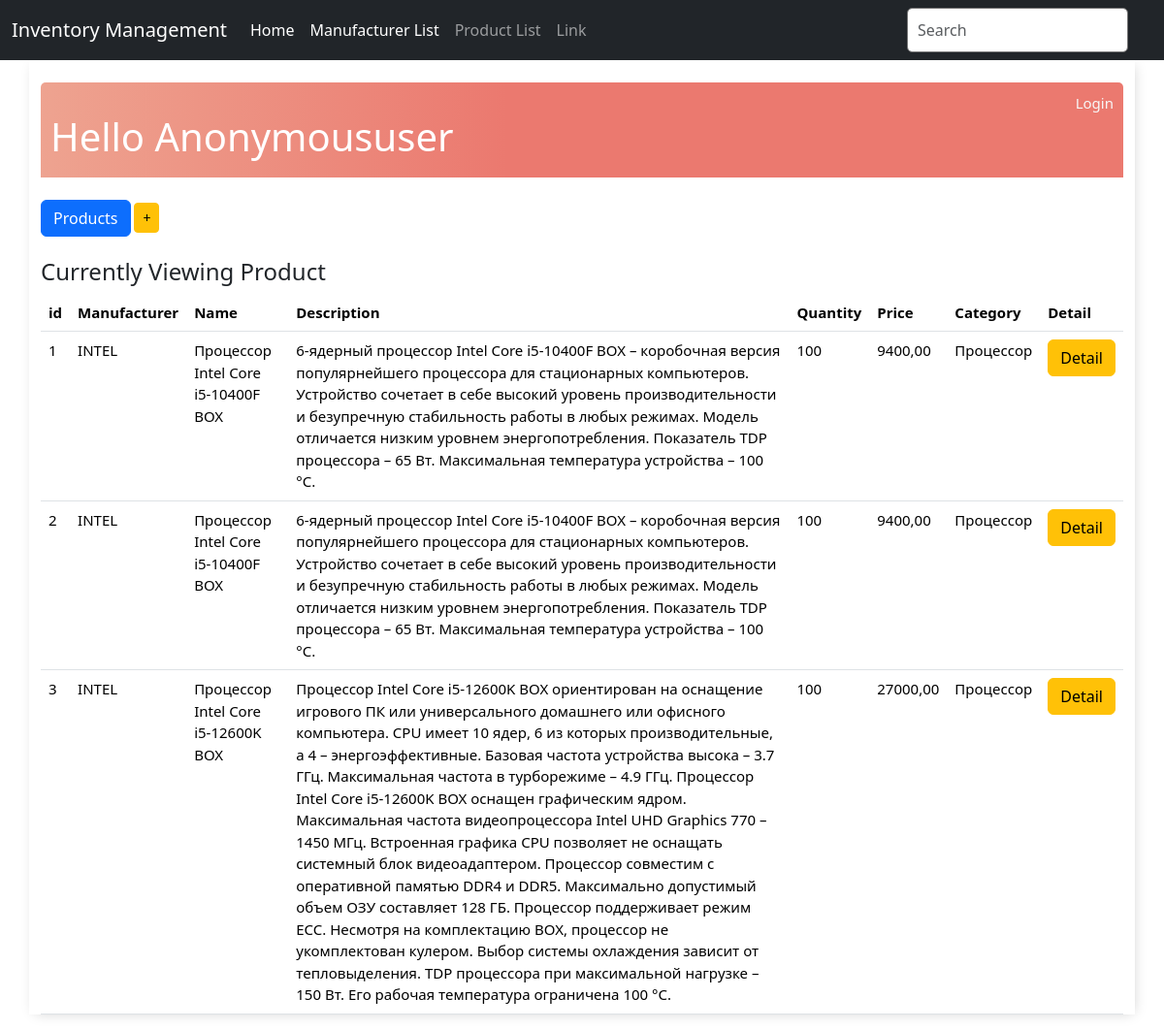
The app's page /display_products/ with its own data.
### catalog/models.py (models this page shows, shortened)
class Product(models.Model):
    CATEGORY_CHOICES = (
        ('Процессор', 'Процессор'),
        ('Материнская плата', 'Материнская плата'),
        ('Оперативная память', 'Оперативная память'),
        ('Видеокарта', 'Видеокарта'),
    )
    manufacturer = models.ForeignKey('Manufacturer', on_delete=models.CASCADE)
    name = models.CharField(max_length=255)
    description = models.TextField()
    quantity = models.PositiveIntegerField()
    price = models.DecimalField(max_digits=10, decimal_places=2)
    category = models.CharField(max_length=20, choices=CATEGORY_CHOICES)

class Manufacturer(models.Model):
    name = models.CharField(max_length=255)
    def __str__(self):
        return self.name

### catalog/views.py (the view)
# urls.py: path('display_products/', views.display_products, name='display_products'),
def display_products(request):
    items = Product.objects.all()
    context = {
        'items': items,
        'header': 'Product'
    }
    return render(request, 'product_list.html', context)

### catalog/templates/product_list.html (shortened to what this page needs)
{% extends 'base.html' %}
{% block content %}
<br>
<div class="header-bar">
    <div>
        <br>
        <h1>Hello {{ request.user|title }}</h1>
    </div>
    {% if request.user.is_authenticated %}
    <a href="{% url 'logout' %}">Logout</a>
    {% else %}
    <a href="{% url 'login' %}">Login</a>
    {% endif %}
</div>
<br>
<div class="button-group">
    <a href="{% url 'display_products' %}" class="btn btn-primary btn-end" role="button">Products</a>
    <a href="{% url 'add_product' %}" class="btn btn-warning btn-sm" role="button"> +</a>
</div>
<br>
<h4>Currently Viewing {{ header }}</h4>
<table class="table table-hover">
    <thead>
        <tr>
            <th>id</th>
            <th>Manufacturer</th>
            <th>Name</th>
            <th>Description</th>
            <th>Quantity</th>
            <th>Price</th>
            <th>Category</th>
            <th>Detail</th>
        </tr>
    </thead>
    <tbody>
        {% for item in items %}
        <tr>
            <td>{{ item.pk }}</td>
            <td>{{ item.manufacturer }}</td>
            <td>{{ item.name }}</td>
            <td>{{ item.description }}</td>
            <td>{{ item.quantity }}</td>
            <td>{{ item.price }}</td>
            <td>{{ item.category }}</td>
            <td><a href="#" class="btn btn-warning" role="button">Detail</a></td>
        </tr>
        {% endfor %}
    </tbody>
</table>
{% endblock content %}

### catalog/templates/base.html (shortened to what this page needs)
<!DOCTYPE html>
<html lang="ru">
<head>
    {% load static %}
    <link rel="stylesheet" href="{% static '/css/styles.css' %}">
    <link rel="stylesheet" href="{% static '/css/bootstrap.min.css' %}">
</head>
<body>
    <nav class="navbar navbar-expand navbar-dark bg-dark" aria-label="Second navbar example">
        <div class="container-fluid">
          <a class="navbar-brand" href="#">Inventory Management</a>
          <div class="collapse navbar-collapse" id="navbarsExample02">
            <ul class="navbar-nav me-auto">
              <li class="nav-item">
                <a class="nav-link active" aria-current="page" href="{% url 'index' %}">Home</a>
              </li>
              <li class="nav-item">
                <a class="nav-link active" aria-current="page" href="{% url 'manufacturer_list' %}">Manufacturer List</a>
              </li>
              <li class="nav-item">
                <a class="nav-link" href="{% url 'product_list' %}">Product List</a>
              </li>
              <li class="nav-item">
                <a class="nav-link" href="#">Link</a>
              </li>
            </ul>
            <form>
              <input class="form-control" type="text" placeholder="Search" aria-label="Search">
            </form>
          </div>
        </div>
      </nav>
      <div class="container">
        {% block content %}
        {% endblock content %}
      </div>
</body>
</html>

### catalog/static/css/styles.css (style rules this page uses)
body { background: #FAFAFA; font-family: 'Nunito Sans', sans-serif; }
.container { max-width: 550px; font-size: 15px; margin: auto; background: #ffff; -webkit-box-shadow: 2px 2px 13px -4px rgba(0, 0, 0, 0.21); box-shadow: 2px 2px 13px -4px rgba(0, 0, 0, 0.21); }
input { outline: none; border: none; }
.header-bar { display: flex; justify-content: space-between; color: #fff; padding: 10px; border-radius: 5px 5px 0 0; background: linear-gradient(90deg, #EEA390 0%, #EB796F 43%, #EB796F 100%); }
.header-bar a { color: rgb(247, 247, 247); text-decoration: none; }
input[type=text], input[type=password], textarea { border: 1px solid #757575; border-radius: 5px; padding: 10px; width: 90%; }
::placeholder { font-weight: 300; opacity: 0.5; }

### records on screen
Product: pk "1", manufacturer "INTEL", name "Процессор Intel Core i5-10400F BOX", description "6-ядерный процессор Intel Core i5-10400F BOX – коробочная версия популярнейшего процессора для стационарных компьютеров. Устройство сочетает в себе высокий уровень производительности и безупречную стабильность работы в любых режимах. Модель отличается низким уровнем энергопотребления. Показатель TDP процессора – 65 Вт. Максимальная температура устройства – 100 °C.", quantity "100", price "9400,00", category "Процессор"
Product: pk "2", manufacturer "INTEL", name "Процессор Intel Core i5-10400F BOX", description "6-ядерный процессор Intel Core i5-10400F BOX – коробочная версия популярнейшего процессора для стационарных компьютеров. Устройство сочетает в себе высокий уровень производительности и безупречную стабильность работы в любых режимах. Модель отличается низким уровнем энергопотребления. Показатель TDP процессора – 65 Вт. Максимальная температура устройства – 100 °C.", quantity "100", price "9400,00", category "Процессор"
Product: pk "3", manufacturer "INTEL", name "Процессор Intel Core i5-12600K BOX", description "Процессор Intel Core i5-12600K BOX ориентирован на оснащение игрового ПК или универсального домашнего или офисного компьютера. CPU имеет 10 ядер, 6 из которых производительные, а 4 – энергоэффективные. Базовая частота устройства высока – 3.7 ГГц. Максимальная частота в турборежиме – 4.9 ГГц. Процессор Intel Core i5-12600K BOX оснащен графическим ядром. Максимальная частота видеопроцессора Intel UHD Graphics 770 – 1450 МГц. Встроенная графика CPU позволяет не оснащать системный блок видеоадаптером. Процессор совместим с оперативной памятью DDR4 и DDR5. Максимально допустимый объем ОЗУ составляет 128 ГБ. Процессор поддерживает режим ECC. Несмотря на комплектацию BOX, процессор не…", quantity "100", price "27000,00", category "Процессор"

### other values on screen
{{ request.user|title }} "Anonymoususer"
{{ header }} "Product"
